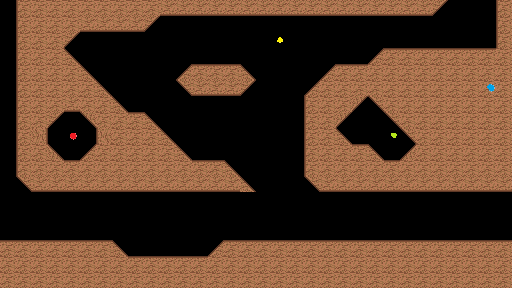

A level layout from a 2D game, rendered from its tile map. Below: a short description, then the map file with tile-grid data replaced by summaries:
An orthogonal 32x18 tile map with 16x16 px tiles, 2 tile layers (Back, Front).

<map version="1.0" orientation="orthogonal" width="32" height="18" tilewidth="16" tileheight="16">
 <tileset firstgid="1" name="CaveSet" tilewidth="16" tileheight="16">
  <image source="TileSetA.png" width="96" height="80" />
  <tile id="0">
   <properties>
    <property name="blocked" value="" />
   </properties>
  </tile>
  <tile id="3">
   <properties>
    <property name="diagonalRight" value="" />
   </properties>
  </tile>
  <tile id="4">
   <properties>
    <property name="diagonalLeft" value="" />
   </properties>
  </tile>
  <tile id="8">
   <properties>
    <property name="blocked" value="" />
   </properties>
  </tile>
  <tile id="9">
   <properties>
    <property name="blocked" value="" />
   </properties>
  </tile>
  <tile id="10">
   <properties>
    <property name="blocked" value="" />
   </properties>
  </tile>
  <tile id="19">
   <properties>
    <property name="lightYellow" value="" />
   </properties>
  </tile>
  <tile id="20">
   <properties>
    <property name="lightGreen" value="" />
   </properties>
  </tile>
  <tile id="21">
   <properties>
    <property name="lightBlue" value="" />
   </properties>
  </tile>
  <tile id="22">
   <properties>
    <property name="lightRed" value="" />
   </properties>
  </tile>
  <tile id="23">
   <properties>
    <property name="blocked" value="" />
   </properties>
  </tile>
 </tileset>
 <layer name="Back" width="32" height="18">
  <data>[576 cells, 1 non-empty, 1 distinct tile ids]</data>
 </layer>
 <layer name="Front" width="32" height="18">
  <data>[576 cells, 329 non-empty, 12 distinct tile ids]</data>
 </layer>
</map>
